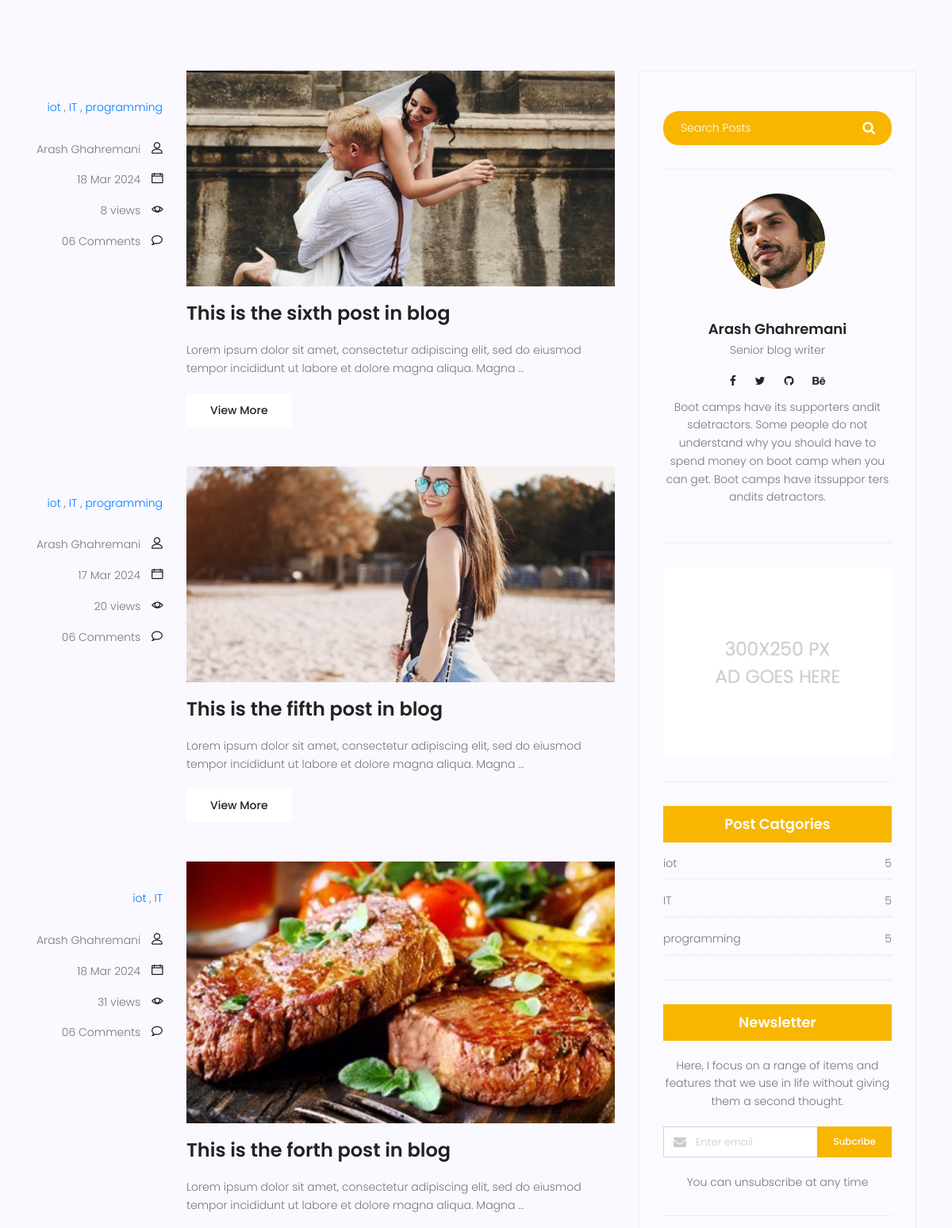
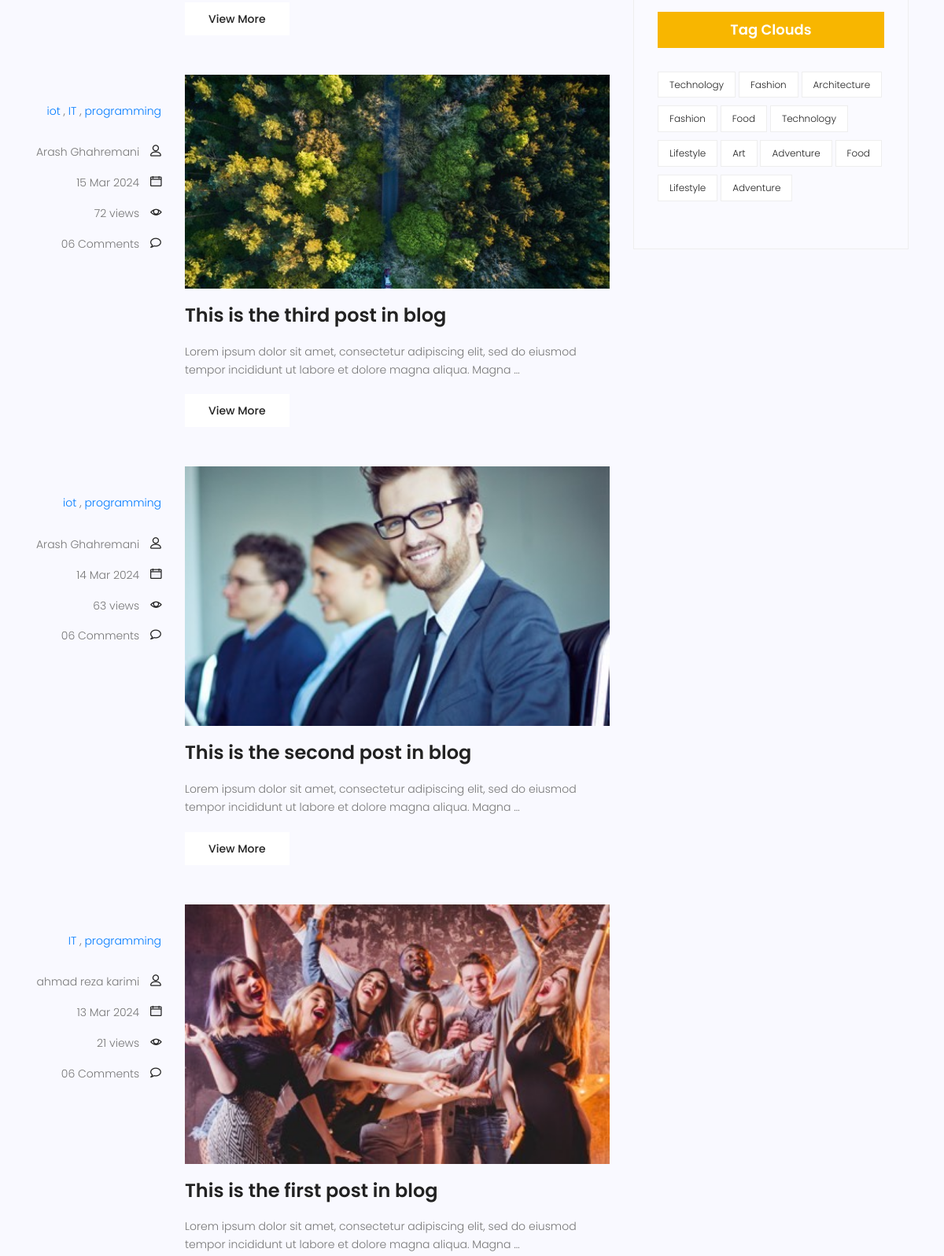
The page /blog/ (middle part) on the database as committed earlier (2 pictures, top to bottom).
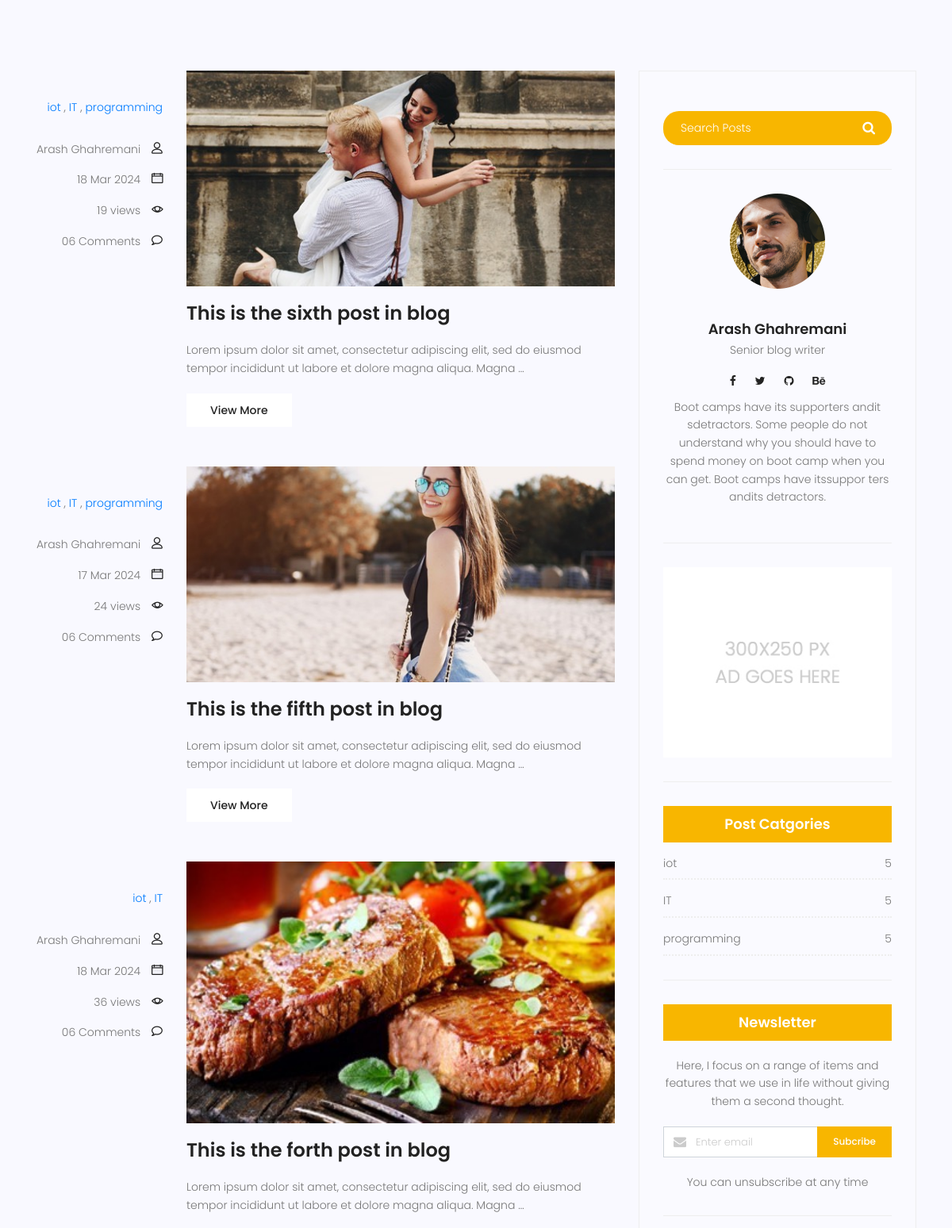
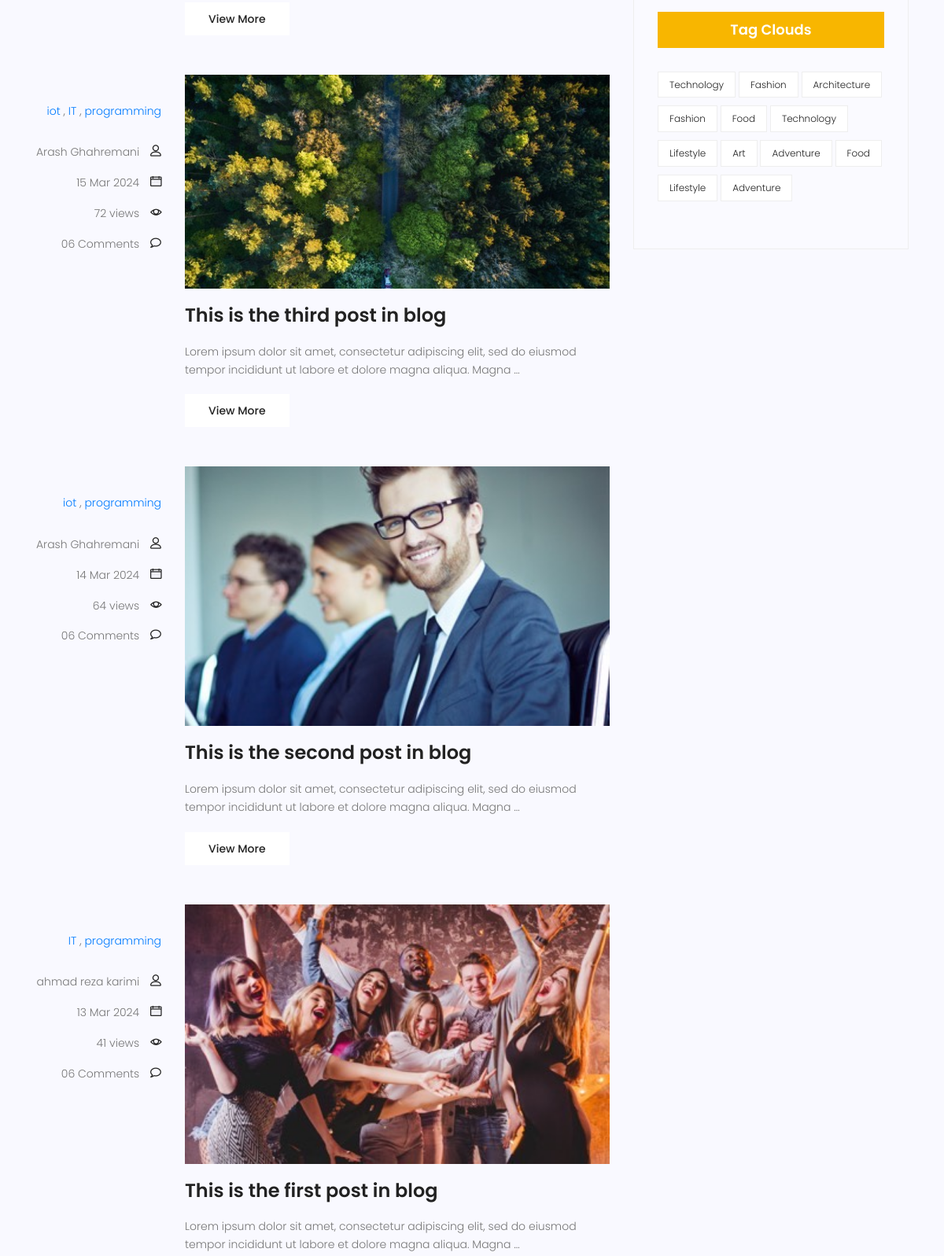
The same page on the database as committed later (2 pictures, top to bottom).
### blog/models.py (models this page shows, shortened)
class Post (models.Model) :
    image = models.ImageField(upload_to = 'blog/',default = 'blog/default.jpg')
    author = models.ForeignKey(User,on_delete=models.SET_NULL,null=True)
    title = models.CharField (max_length = 200)
    content = models.TextField ()
    category = models.ManyToManyField (Category)
    counted_view = models.IntegerField (default = 0)
    status = models.BooleanField (default = False)
    published_date = models.DateTimeField (null = True)
    created_date = models.DateTimeField (auto_now_add = True)
    update_date = models.DateTimeField (auto_now = True)
    class Meta:
        ordering = ['-created_date']
    def excerpt(self) :
        return truncatewords(self.content,20)

### blog/views.py (the view)
# urls.py: path('', blog_view, name="index"),
def blog_view(request) :
    posts = Post.objects.filter(status = 1, published_date__lte = timezone.now())
    context = {'posts': posts}
    return render(request, "blog/blog-home.html", context)

### blog/models.py (called while the page is built)
    def __str__(self):
        return self.name

### blog/templatetags/blog_tags.py (called while the page is built)
@register.inclusion_tag('blog/post-categories.html')
def postcategories() :
    posts = Post.objects.filter(status = 1)
    categories = Category.objects.all()
    cat_dict = {}
    for name in categories :
        cat_dict[name]=posts.filter(category=name).count()
    return {'categories':cat_dict}

### templates/blog/blog-home.html (shortened to what this page needs)
{% extends 'base.html' %}
{% load static %}
{% load blog_tags %}
{% block content %}
<section class="top-category-widget-area pt-90 pb-90 ">
</section>
<section class="post-content-area">
	<div class="container">
		<div class="row">
			<div class="col-lg-8 posts-list">
				{% for post in posts %}
				<div class="single-post row">
					<div class="col-lg-3  col-md-3 meta-details">
						<ul class="tags">
							{% for cat in post.category.all %}
								<a href="{% url 'blog:category' cat_name=cat.name %}"> {{ cat.name }}</a> {% if not forloop.last %},{% endif %}
							{% endfor %}
						</ul>
						<div class="user-details row">
							<p class="user-name col-lg-12 col-md-12 col-6"><a href="#">{{post.author.get_full_name}}</a>
								<span class="lnr lnr-user"></span></p>
							<p class="date col-lg-12 col-md-12 col-6"><a href="#">{{post.published_date|date:'d M Y'}}</a> <span
									class="lnr lnr-calendar-full"></span></p>
							<p class="view col-lg-12 col-md-12 col-6"><a href="#">{{post.counted_view}} views</a> <span
									class="lnr lnr-eye"></span></p>
							<p class="comments col-lg-12 col-md-12 col-6"><a href="#">06 Comments</a> <span
									class="lnr lnr-bubble"></span></p>
						</div>
					</div>
					<div class="col-lg-9 col-md-9 ">
						<div class="feature-img">
							<img class="img-fluid" src="{{post.image.url}}" alt="">
						</div>
						<a class="posts-title" href="{% url 'blog:single' pid=post.id%}">
							<h3>{{post.title}}</h3>
						</a>
						<p class="excert">
							{{post.excerpt}}
						</p>
						<a href={{post.id}} class="primary-btn">View More</a>
					</div>
				</div>
				{% endfor%}
			</div>
			<div class="col-lg-4 sidebar-widgets">
				<div class="widget-wrap">
					<div class="single-sidebar-widget search-widget">
						<form class="search-form" action="#">
							<input placeholder="Search Posts" name="search" type="text" onfocus="this.placeholder = ''"
								onblur="this.placeholder = 'Search Posts'">
							<button type="submit"><i class="fa fa-search"></i></button>
						</form>
					</div>
						{% include 'blog/blog-writer.html' %}
					    {% include 'blog/blog-ads.html' %}
						{% postcategories %}
					<div class="single-sidebar-widget newsletter-widget">
						<h4 class="newsletter-title">Newsletter</h4>
						<p>
							Here, I focus on a range of items and features that we use in life without
							giving them a second thought.
						</p>
						<div class="form-group d-flex flex-row">
							<div class="col-autos">
								<div class="input-group">
									<div class="input-group-prepend">
										<div class="input-group-text"><i class="fa fa-envelope" aria-hidden="true"></i>
										</div>
									</div>
									<input type="text" class="form-control" id="inlineFormInputGroup"
										placeholder="Enter email" onfocus="this.placeholder = ''"
										onblur="this.placeholder = 'Enter email'">
								</div>
							</div>
							<a href="#" class="bbtns">Subcribe</a>
						</div>
						<p class="text-bottom">
							You can unsubscribe at any time
						</p>
					</div>
					<div class="single-sidebar-widget tag-cloud-widget">
						<h4 class="tagcloud-title">Tag Clouds</h4>
						<ul>
							<li><a href="#">Technology</a></li>
							<li><a href="#">Fashion</a></li>
							<li><a href="#">Architecture</a></li>
							<li><a href="#">Fashion</a></li>
							<li><a href="#">Food</a></li>
							<li><a href="#">Technology</a></li>
							<li><a href="#">Lifestyle</a></li>
							<li><a href="#">Art</a></li>
							<li><a href="#">Adventure</a></li>
							<li><a href="#">Food</a></li>
							<li><a href="#">Lifestyle</a></li>
							<li><a href="#">Adventure</a></li>
						</ul>
					</div>
				</div>
			</div>
		</div>
	</div>
</section>
{% endblock%}

Rows that differ between the two databases and show on the page:
changed Post "This is the sixth post in blog": counted_view "8" → "19"
changed Post "This is the fifth post in blog": counted_view "20" → "24"
changed Post "This is the forth post in blog": counted_view "31" → "36"
changed Post "This is the second post in blog": counted_view "63" → "64"
changed Post "This is the first post in blog": counted_view "21" → "41"
